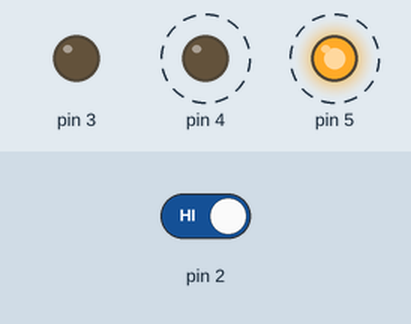
A sketch run on a simulated Arduino Uno, built with avr-gcc and run on an emulated ATmega328P. Parts: output pins drawn as LEDs (lit = HIGH). Dashed ring = blinking. The test bench sets the inputs (shaded band); at power-on: pin 2 HIGH.

Above: at 2.3 s.
2.4 s: pin 2 driven LOW
At 3.05 s:
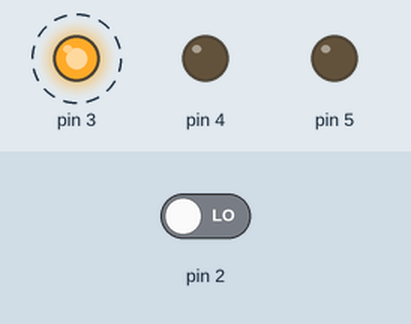
5.9 s: pin 2 driven HIGH
At 6.02 s:
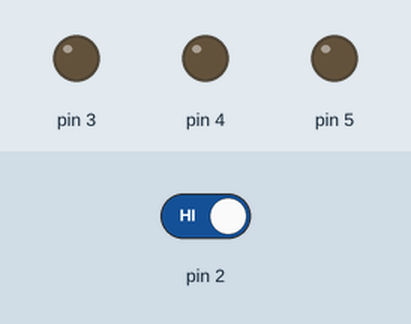
Timing chart, 0 to 15.4 s (numbered marks = the images above; inputs shaded):
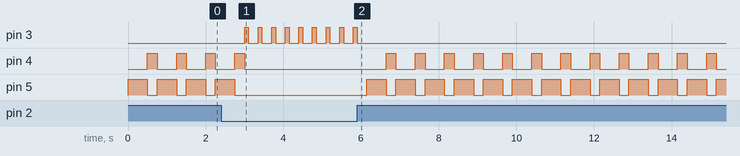

Measured:
- after the input at 2.4 s, pin 3: alternates HIGH for 0.10 s and LOW for 0.25 s, starting after 0.60 s; pin 4: goes on until 3.0 s, then stays LOW; pin 5: goes on until 2.8 s, then stays LOW
- after the input at 5.9 s, pin 3: goes on until 5.9 s, then stays LOW; pin 4: alternates HIGH for 0.25 s and LOW for 0.50 s, starting after 0.75 s; pin 5: alternates HIGH for 0.50 s and LOW for 0.25 s, starting after 0.25 s
- by itself, pin 4: alternates HIGH for 0.25 s and LOW for 0.50 s
- by itself, pin 5: alternates HIGH for 0.50 s and LOW for 0.25 s

The sketch:

project1-starship_controls.ino
```cpp
int switchState = 0;

void setup() {
  // put your setup code here, to run once:
  pinMode(3, OUTPUT);
  pinMode(4, OUTPUT);
  pinMode(5, OUTPUT);
  pinMode(2, INPUT);
}

void loop() {
  // put your main code here, to run repeatedly:
  switchState = digitalRead(2);

  if(switchState == LOW) {
    digitalWrite(3, HIGH);
    digitalWrite(4, LOW);
    digitalWrite(5, LOW);
    delay(100);

    digitalWrite(3, LOW);
    delay(250);
  } else {
    digitalWrite(3, LOW);
    digitalWrite(4, LOW);
    digitalWrite(5, HIGH);
    delay(250);

    delay(250);
    digitalWrite(4, HIGH);
    digitalWrite(5, LOW);
    delay(250);
  }
}
```
